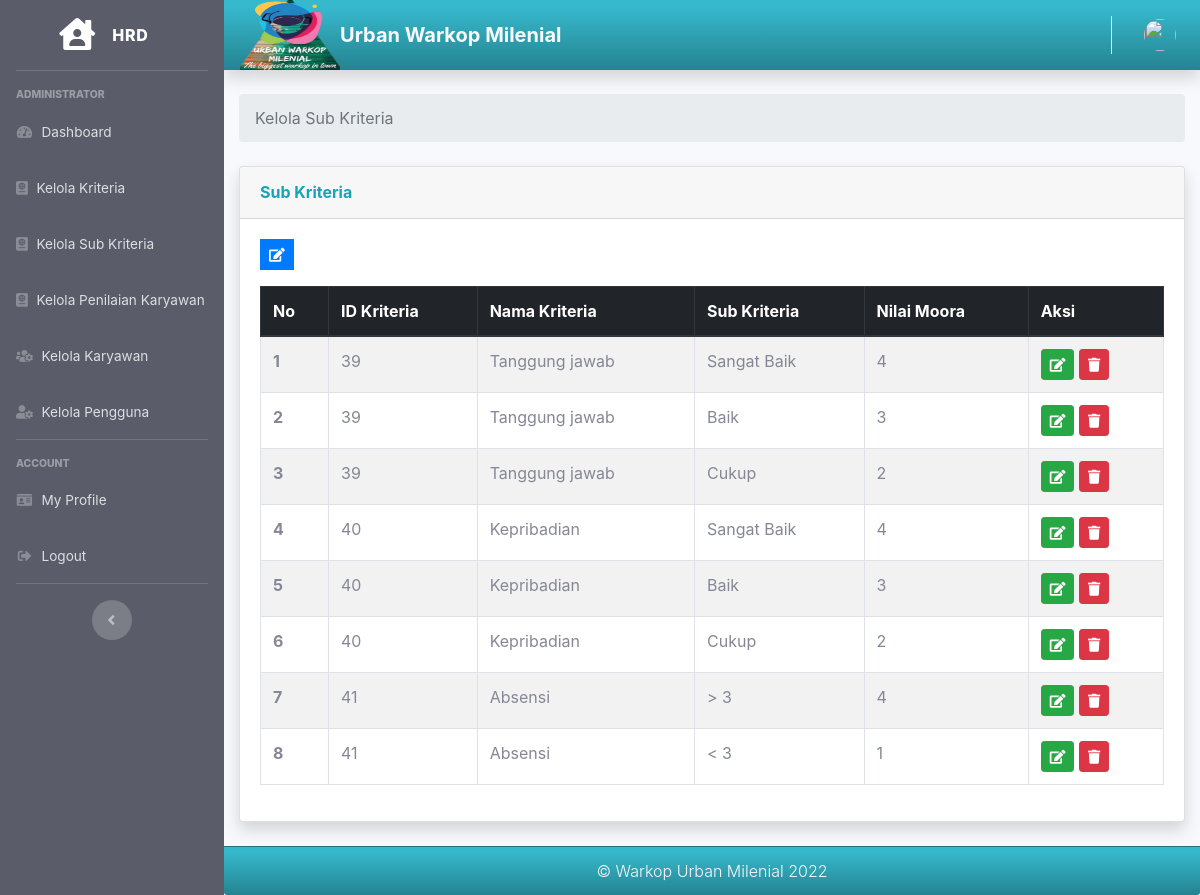
Before: /index.php/hrd/kelola_sub_kriteria with the older database file.
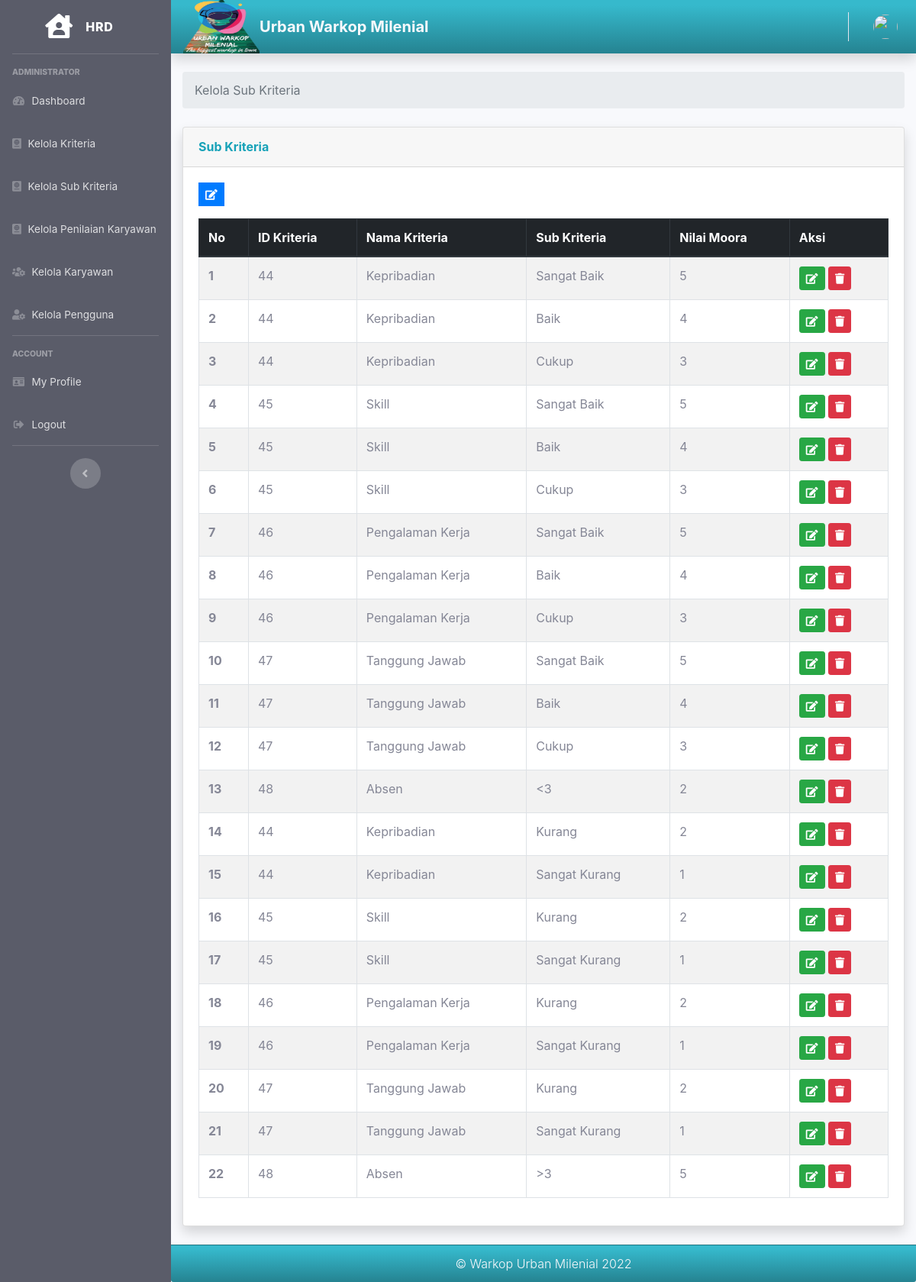
After: the same page with the newer database file.
### tables this page shows
CREATE TABLE `tb_sub_kriteria` (
  `id_sub_kriteria` int(11) NOT NULL,
  `id_kriteria` int(11) NOT NULL,
  `nama_sub_kriteria` varchar(30) NOT NULL,
  `nilai_sub_kriteria` int(11) NOT NULL
);

CREATE TABLE `tb_kriteria` (
  `id_kriteria` int(11) NOT NULL,
  `nama_kriteria` varchar(50) NOT NULL,
  `bobot_kriteria` double NOT NULL,
  `jenis_kriteria` varchar(15) NOT NULL,
  `tahun` varchar(4) NOT NULL
);

### application/controllers/Hrd.php (called while the page is built, shortened)
<?php
class Hrd extends CI_Controller
{
    public function __construct()
    {
        $this->load->model('Hrd_model');
        $this->load->model('Kriteria_model');
        $this->load->model('Kriteria_model');
        $this->load->model('Kabag_model');
        $this->load->model('Karyawan_model');
        $this->load->model('Penilaian_model');
        $this->load->model('Peringkat_model');
    }
    public function kelola_sub_kriteria()
    {
        $data['user'] = $this->db->get_where('user', ['email' => $this->session->userdata('email')])->row_array();
        $data['tb_sub_kriteria'] = $this->Kriteria_model->getDataSubKriteria();
        $data['cek'] = $this->Kriteria_model->cekIfUsed();
        $data['tb_kriteria'] = $this->db->get('tb_kriteria')->result_array();
        $data['title'] = 'Kelola Sub Kriteria';
        $this->load->view('templates/hrd_header', $data);
        $this->load->view('templates/hrd_sidebar', $data);
        $this->load->view('templates/hrd_topbar', $data);
        $this->load->view('hrd/kelola_sub_kriteria', $data);
        $this->load->view('templates/hrd_footer', $data);
    }
}

### index.php (called while the page is built, shortened)
<?php
require_once BASEPATH.'core/CodeIgniter.php';

### application/models/Kriteria_model.php (called while the page is built, shortened)
<?php
class Kriteria_model extends CI_Model
{
  public function getDataSubKriteria()
  {
    $this->db->select('*')
      ->from('tb_sub_kriteria')
      ->join('tb_kriteria', 'tb_sub_kriteria.id_kriteria = tb_kriteria.id_kriteria');
    $result = $this->db->get();
    return $result->result_array();
  }
  public function cekIfUsed()
  {
    $this->db->select('*')
      ->from('tb_kriteria')
      ->join('tb_karyawan', 'tb_kriteria.tahun = tb_karyawan.status')
      ->where('tb_kriteria.tahun',date("Y"));
    $query = $this->db->get();
    return $query->result_array();
  }
}

### application/views/hrd/kelola_sub_kriteria.php (the view, shortened to what this page needs)
<div class="container-fluid">
    <nav aria-label="breadcrumb">
        <ol class="breadcrumb">
            <li class="breadcrumb-item active" aria-current="page">Kelola Sub Kriteria</li>
        </ol>
    </nav>
    <div class="card shadow mb-4">
        <div class="card-header py-3">
            <h6 class="m-0 font-weight-bold text-info">Sub Kriteria</h6>
        </div>
        <div class="card-body">
            <a class="btn btn-primary btn-sm rounded-0 mb-3" type="a" data-toggle="tooltip" data-placement="top" title="Input" href="<?= base_url('hrd/tambah_sub_kriteria'); ?>">
                <i class="fa fa-edit"></i></a>
            <table id="example" class="table table-striped table-bordered" style="width:100%">
                <thead class="thead-dark">
                    <tr>
                        <th scope="col">No</th>
                        <th scope="col">ID Kriteria</th>
                        <th scope="col">Nama Kriteria</th>
                        <th scope="col">Sub Kriteria</th>
                        <th scope="col">Nilai Moora</th>
                        <th scope="col">Aksi</th>
                    </tr>
                </thead>
                <tbody>
                    <?php $i = 1; ?>
                    <?php foreach ($tb_sub_kriteria as $p) : ?>
                        <tr>
                            <th scope="row"><?= $i; ?></th>
                            <td><?= $p['id_kriteria']; ?></td>
                            <td><?= $p['nama_kriteria']; ?></td>
                            <td><?= $p['nama_sub_kriteria']; ?></td>
                            <td><?= $p['nilai_sub_kriteria']; ?></td>
                            <td>
                                <a class="btn btn-success btn-sm " type="a" data-toggle="tooltip" data-placement="top" title="Edit" href="
                                <?= base_url(); ?>hrd/ubah_sub_kriteria/<?php echo $p['id_sub_kriteria'] ?>">
                                    <i class="fa fa-edit"></i></a>
                                <a class="btn btn-danger btn-sm tombol-hapus-sub-kriteria " type="a" data-toggle="tooltip" data-placement="top" title="Delete" href="<?= base_url(); ?>hrd/delete_sub_kriteria/<?php echo $p['id_sub_kriteria'] ?>"><i class="fa fa-trash"></i></a>
                            </td>
                        </tr>
                        <?php $i++; ?>
                    <?php endforeach; ?>
                </tbody>
            </table>
        </div>
    </div>
</div>
</div>

Changed rows visible on the page:
removed tb_sub_kriteria: id_kriteria.id_kriteria "39", id_kriteria.nama_kriteria "Tanggung jawab", nama_sub_kriteria "Sangat Baik", nilai_sub_kriteria "4"
removed tb_sub_kriteria: id_kriteria.id_kriteria "39", id_kriteria.nama_kriteria "Tanggung jawab", nama_sub_kriteria "Baik", nilai_sub_kriteria "3"
removed tb_sub_kriteria: id_kriteria.id_kriteria "39", id_kriteria.nama_kriteria "Tanggung jawab", nama_sub_kriteria "Cukup", nilai_sub_kriteria "2"
removed tb_sub_kriteria: id_kriteria.id_kriteria "40", id_kriteria.nama_kriteria "Kepribadian", nama_sub_kriteria "Sangat Baik", nilai_sub_kriteria "4"
removed tb_sub_kriteria: id_kriteria.id_kriteria "40", id_kriteria.nama_kriteria "Kepribadian", nama_sub_kriteria "Baik", nilai_sub_kriteria "3"
removed tb_sub_kriteria: id_kriteria.id_kriteria "40", id_kriteria.nama_kriteria "Kepribadian", nama_sub_kriteria "Cukup", nilai_sub_kriteria "2"
removed tb_sub_kriteria: id_kriteria.id_kriteria "41", id_kriteria.nama_kriteria "Absensi", nama_sub_kriteria "> 3", nilai_sub_kriteria "4"
removed tb_sub_kriteria: id_kriteria.id_kriteria "41", id_kriteria.nama_kriteria "Absensi", nama_sub_kriteria "< 3", nilai_sub_kriteria "1"
added tb_sub_kriteria: id_kriteria.id_kriteria "44", id_kriteria.nama_kriteria "Kepribadian", nama_sub_kriteria "Sangat Baik", nilai_sub_kriteria "5"
added tb_sub_kriteria: id_kriteria.id_kriteria "44", id_kriteria.nama_kriteria "Kepribadian", nama_sub_kriteria "Baik", nilai_sub_kriteria "4"
added tb_sub_kriteria: id_kriteria.id_kriteria "44", id_kriteria.nama_kriteria "Kepribadian", nama_sub_kriteria "Cukup", nilai_sub_kriteria "3"
added tb_sub_kriteria: id_kriteria.id_kriteria "45", id_kriteria.nama_kriteria "Skill", nama_sub_kriteria "Sangat Baik", nilai_sub_kriteria "5"
added tb_sub_kriteria: id_kriteria.id_kriteria "45", id_kriteria.nama_kriteria "Skill", nama_sub_kriteria "Baik", nilai_sub_kriteria "4"
added tb_sub_kriteria: id_kriteria.id_kriteria "45", id_kriteria.nama_kriteria "Skill", nama_sub_kriteria "Cukup", nilai_sub_kriteria "3"
added tb_sub_kriteria: id_kriteria.id_kriteria "46", id_kriteria.nama_kriteria "Pengalaman Kerja", nama_sub_kriteria "Sangat Baik", nilai_sub_kriteria "5"
added tb_sub_kriteria: id_kriteria.id_kriteria "46", id_kriteria.nama_kriteria "Pengalaman Kerja", nama_sub_kriteria "Baik", nilai_sub_kriteria "4"
added tb_sub_kriteria: id_kriteria.id_kriteria "46", id_kriteria.nama_kriteria "Pengalaman Kerja", nama_sub_kriteria "Cukup", nilai_sub_kriteria "3"
added tb_sub_kriteria: id_kriteria.id_kriteria "47", id_kriteria.nama_kriteria "Tanggung Jawab", nama_sub_kriteria "Sangat Baik", nilai_sub_kriteria "5"
added tb_sub_kriteria: id_kriteria.id_kriteria "47", id_kriteria.nama_kriteria "Tanggung Jawab", nama_sub_kriteria "Baik", nilai_sub_kriteria "4"
added tb_sub_kriteria: id_kriteria.id_kriteria "47", id_kriteria.nama_kriteria "Tanggung Jawab", nama_sub_kriteria "Cukup", nilai_sub_kriteria "3"
added tb_sub_kriteria: id_kriteria.id_kriteria "48", id_kriteria.nama_kriteria "Absen", nama_sub_kriteria "<3", nilai_sub_kriteria "2"
added tb_sub_kriteria: id_kriteria.id_kriteria "44", id_kriteria.nama_kriteria "Kepribadian", nama_sub_kriteria "Kurang", nilai_sub_kriteria "2"
added tb_sub_kriteria: id_kriteria.id_kriteria "44", id_kriteria.nama_kriteria "Kepribadian", nama_sub_kriteria "Sangat Kurang", nilai_sub_kriteria "1"
added tb_sub_kriteria: id_kriteria.id_kriteria "45", id_kriteria.nama_kriteria "Skill", nama_sub_kriteria "Kurang", nilai_sub_kriteria "2"
added tb_sub_kriteria: id_kriteria.id_kriteria "45", id_kriteria.nama_kriteria "Skill", nama_sub_kriteria "Sangat Kurang", nilai_sub_kriteria "1"
added tb_sub_kriteria: id_kriteria.id_kriteria "46", id_kriteria.nama_kriteria "Pengalaman Kerja", nama_sub_kriteria "Kurang", nilai_sub_kriteria "2"
added tb_sub_kriteria: id_kriteria.id_kriteria "46", id_kriteria.nama_kriteria "Pengalaman Kerja", nama_sub_kriteria "Sangat Kurang", nilai_sub_kriteria "1"
added tb_sub_kriteria: id_kriteria.id_kriteria "47", id_kriteria.nama_kriteria "Tanggung Jawab", nama_sub_kriteria "Kurang", nilai_sub_kriteria "2"
added tb_sub_kriteria: id_kriteria.id_kriteria "47", id_kriteria.nama_kriteria "Tanggung Jawab", nama_sub_kriteria "Sangat Kurang", nilai_sub_kriteria "1"
added tb_sub_kriteria: id_kriteria.id_kriteria "48", id_kriteria.nama_kriteria "Absen", nama_sub_kriteria ">3", nilai_sub_kriteria "5"
